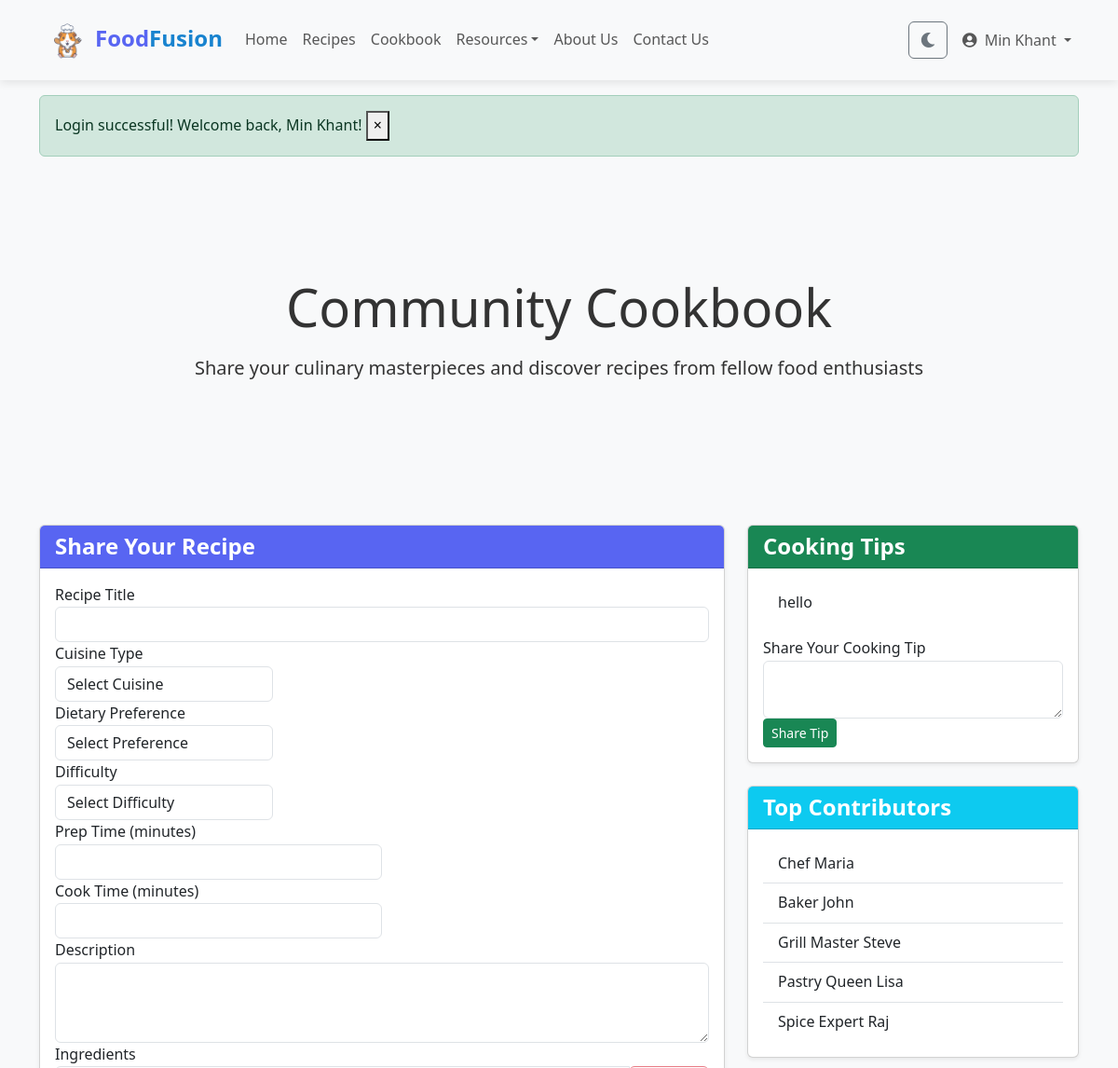
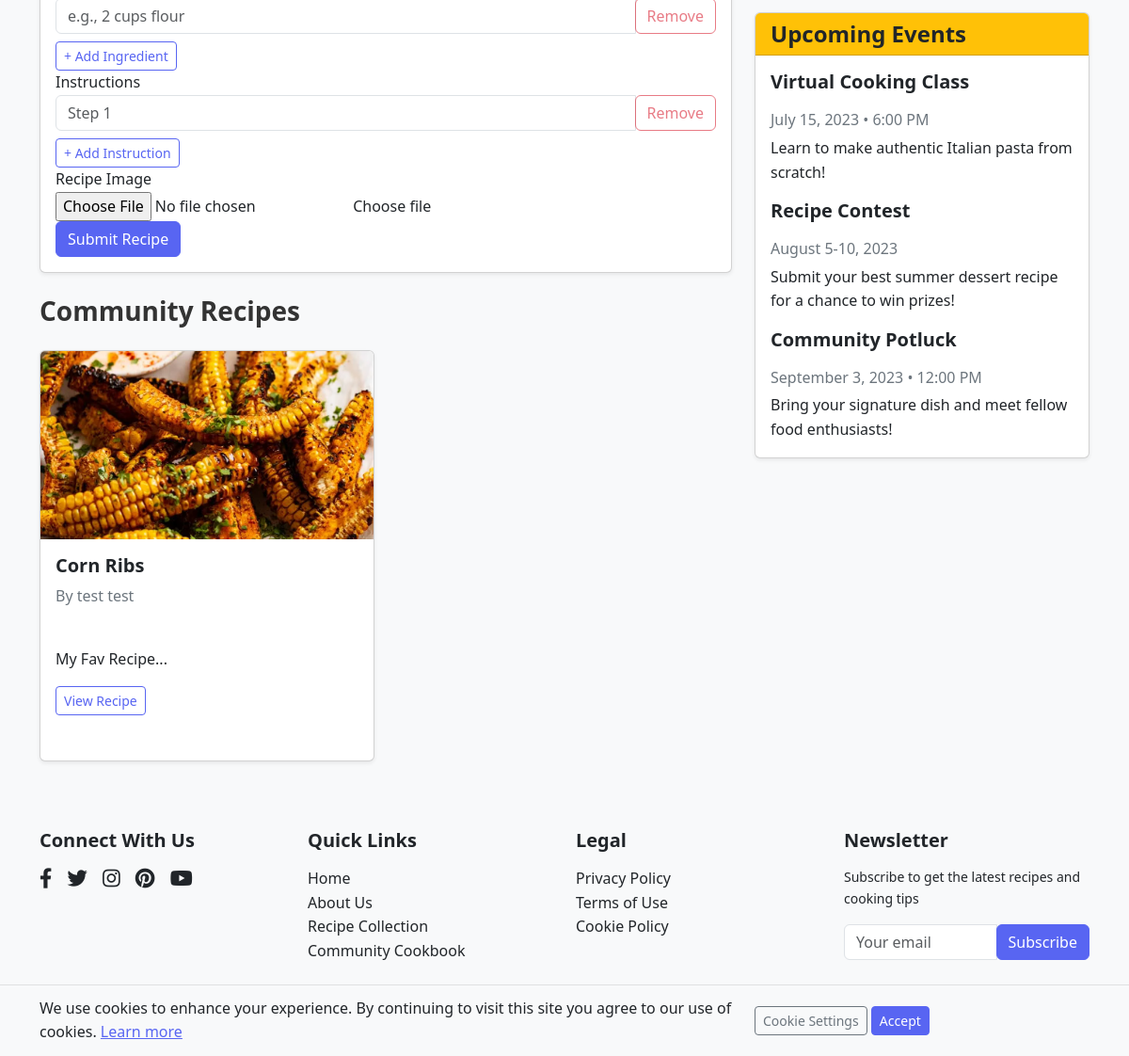
Screenshot of /community.php (signed in) with the database file from the repository (2 pictures, top to bottom).
### tables this page shows
CREATE TABLE `recipes` (
  `id` int(11) NOT NULL,
  `user_id` int(11) DEFAULT NULL,
  `title` varchar(100) NOT NULL,
  `is_community` tinyint(1) NOT NULL DEFAULT 1,
  `description` text NOT NULL,
  `ingredients` text NOT NULL,
  `instructions` text NOT NULL,
  `cuisine_type` varchar(50) NOT NULL,
  `dietary_pref` varchar(50) NOT NULL,
  `difficulty` varchar(20) NOT NULL,
  `prep_time` int(11) NOT NULL,
  `cook_time` int(11) NOT NULL,
  `image_path` varchar(255) DEFAULT NULL,
  `created_at` timestamp NOT NULL DEFAULT current_timestamp()
);

CREATE TABLE `users` (
  `id` int(11) NOT NULL,
  `first_name` varchar(50) NOT NULL,
  `last_name` varchar(50) NOT NULL,
  `email` varchar(100) NOT NULL,
  `password` varchar(255) NOT NULL,
  `created_at` timestamp NOT NULL DEFAULT current_timestamp()
);

CREATE TABLE `cooking_tips` (
  `id` int(11) NOT NULL,
  `user_id` int(11) DEFAULT NULL,
  `tip_content` text NOT NULL,
  `created_at` timestamp NOT NULL DEFAULT current_timestamp()
);

### community.php (the view, shortened to what this page needs)
<?php
require_once 'config/db.php';
$query = "SELECT r.*, u.first_name, u.last_name FROM recipes r
          JOIN users u ON r.user_id = u.id
          WHERE r.is_community = 1
          ORDER BY r.created_at DESC";
$result = mysqli_query($conn, $query);
$tips_query = "SELECT * FROM cooking_tips ORDER BY created_at DESC LIMIT 5";
$tips_result = mysqli_query($conn, $tips_query);
include 'includes/header.php';
?>
<main class="community-page">
    <section class="community-hero">
        <div class="container text-center py-5">
            <h1 class="display-4">Community Cookbook</h1>
            <p class="lead">Share your culinary masterpieces and discover recipes from fellow food enthusiasts</p>
        </div>
    </section>
    <section class="container py-4">
        <div class="row">
            <div class="col-md-8">
                <?php if ($isLoggedIn): ?>
                <div class="card mb-4 shadow-sm">
                    <div class="card-header bg-primary text-white">
                        <h4 class="mb-0">Share Your Recipe</h4>
                    </div>
                    <div class="card-body">
                        <form id="community-recipe-form" action="submit_recipe.php" method="post" enctype="multipart/form-data">
                            <div class="form-group">
                                <label for="recipe-title">Recipe Title</label>
                                <input type="text" class="form-control" id="recipe-title" name="title" required>
                            </div>
                            <div class="form-row">
                                <div class="form-group col-md-4">
                                    <label for="cuisine-type">Cuisine Type</label>
                                    <select class="form-control" id="cuisine-type" name="cuisine_type" required>
                                        <option value="">Select Cuisine</option>
                                    </select>
                                </div>
                                <div class="form-group col-md-4">
                                    <label for="dietary-pref">Dietary Preference</label>
                                    <select class="form-control" id="dietary-pref" name="dietary_pref">
                                        <option value="">Select Preference</option>
                                    </select>
                                </div>
                                <div class="form-group col-md-4">
                                    <label for="difficulty">Difficulty</label>
                                    <select class="form-control" id="difficulty" name="difficulty" required>
                                        <option value="">Select Difficulty</option>
                                    </select>
                                </div>
                            </div>
                            <div class="form-row">
                                <div class="form-group col-md-6">
                                    <label for="prep-time">Prep Time (minutes)</label>
                                    <input type="number" class="form-control" id="prep-time" name="prep_time" min="1" required>
                                </div>
                                <div class="form-group col-md-6">
                                    <label for="cook-time">Cook Time (minutes)</label>
                                    <input type="number" class="form-control" id="cook-time" name="cook_time" min="1" required>
                                </div>
                            </div>
                            <div class="form-group">
                                <label for="recipe-description">Description</label>
                                <textarea class="form-control" id="recipe-description" name="description" rows="3" required></textarea>
                            </div>
                            <div class="form-group">
                                <label>Ingredients</label>
                                <div id="ingredients-container">
                                    <div class="input-group mb-2">
                                        <input type="text" class="form-control" name="ingredients[]" placeholder="e.g., 2 cups flour" required>
                                        <div class="input-group-append">
                                            <button type="button" class="btn btn-outline-danger remove-field" disabled>Remove</button>
                                        </div>
                                    </div>
                                </div>
                                <button type="button" class="btn btn-sm btn-outline-primary" id="add-ingredient">+ Add Ingredient</button>
                            </div>
                            <div class="form-group">
                                <label>Instructions</label>
                                <div id="instructions-container">
                                    <div class="input-group mb-2">
                                        <input type="text" class="form-control" name="instructions[]" placeholder="Step 1" required>
                                        <div class="input-group-append">
                                            <button type="button" class="btn btn-outline-danger remove-field" disabled>Remove</button>
                                        </div>
                                    </div>
                                </div>
                                <button type="button" class="btn btn-sm btn-outline-primary" id="add-instruction">+ Add Instruction</button>
                            </div>
                            <div class="form-group">
                                <label for="recipe-image">Recipe Image</label>
                                <div class="custom-file">
                                    <input type="file" class="custom-file-input" id="recipe-image" name="recipe_image" accept="image/*,application/pdf">
                                    <label class="custom-file-label" for="recipe-image">Choose file</label>
                                </div>
                            </div>
                            <button type="submit" class="btn btn-primary">Submit Recipe</button>
                        </form>
                    </div>
                </div>
                <?php endif; ?>
                <h3 class="mb-4">Community Recipes</h3>
                <div class="row" id="community-recipes">
                    <?php if (mysqli_num_rows($result) > 0): ?>
                        <?php while ($recipe = mysqli_fetch_assoc($result)): ?>
                            <div class="col-md-6 mb-4">
                                <div class="card h-100 shadow-sm recipe-card">
                                    <?php if (!empty($recipe['image_path'])): ?>
                                        <?php $ext = strtolower(pathinfo($recipe['image_path'], PATHINFO_EXTENSION)); ?>
                                        <?php if (in_array($ext, ['jpg','jpeg','png','gif','webp'])): ?>
                                            <img src="<?php echo $recipe['image_path']; ?>" class="card-img-top recipe-img" alt="<?php echo $recipe['title']; ?>">
                                        <?php else: ?>
                                            <div class="p-3">
                                                <a href="<?php echo $recipe['image_path']; ?>" class="btn btn-outline-secondary btn-sm" target="_blank">View File</a>
                                            </div>
                                        <?php endif; ?>
                                    <?php endif; ?>
                                    <div class="card-body">
                                        <h5 class="card-title"><?php echo $recipe['title']; ?></h5>
                                        <p class="card-text text-muted">By <?php echo $recipe['first_name'] . ' ' . $recipe['last_name']; ?></p>
                                        <div class="recipe-meta mb-2">
                                            <span class="badge badge-light"><?php echo $recipe['cuisine_type']; ?></span>
                                            <?php if (!empty($recipe['dietary_pref'])): ?>
                                                <span class="badge badge-light"><?php echo $recipe['dietary_pref']; ?></span>
                                            <?php endif; ?>
                                            <span class="badge badge-<?php
                                                echo $recipe['difficulty'] == 'Easy' ? 'success' :
                                                    ($recipe['difficulty'] == 'Medium' ? 'warning' : 'danger');
                                            ?>">
                                            </span>
                                        </div>
                                        <p class="card-text"><?php echo substr($recipe['description'], 0, 100); ?>...</p>
                                        <a href="recipe.php?id=<?php echo $recipe['id']; ?>" class="btn btn-outline-primary btn-sm">View Recipe</a>
                                    </div>
                                </div>
                            </div>
                        <?php endwhile; ?>
                    <?php endif; ?>
                </div>
            </div>
            <div class="col-md-4">
                <div class="card mb-4 shadow-sm">
                    <div class="card-header bg-success text-white">
                        <h4 class="mb-0">Cooking Tips</h4>
                    </div>
                    <div class="card-body">
                        <ul class="list-group list-group-flush cooking-tips">
                            <?php while ($tip = mysqli_fetch_assoc($tips_result)): ?>
                                <li class="list-group-item">
                                    <p class="mb-0"><?php echo $tip['tip_content']; ?></p>
                                </li>
                            <?php endwhile; ?>
                        </ul>
                        <?php if ($isLoggedIn): ?>
                            <form id="tip-form" class="mt-3" action="submit_tip.php" method="post">
                                <div class="form-group">
                                    <label for="cooking-tip">Share Your Cooking Tip</label>
                                    <textarea class="form-control" id="cooking-tip" name="tip_content" rows="2" required></textarea>
                                </div>
                                <button type="submit" class="btn btn-success btn-sm">Share Tip</button>
                            </form>
                        <?php endif; ?>
                    </div>
                </div>
                <div class="card mb-4 shadow-sm">
                    <div class="card-header bg-info text-white">
                        <h4 class="mb-0">Top Contributors</h4>
                    </div>
                    <div class="card-body">
                        <ul class="list-group list-group-flush">
                            <li class="list-group-item d-flex justify-content-between align-items-center">
                                <span>Chef Maria</span>
                                <span class="badge badge-primary badge-pill">15 recipes</span>
                            </li>
                            <li class="list-group-item d-flex justify-content-between align-items-center">
                                <span>Baker John</span>
                                <span class="badge badge-primary badge-pill">12 recipes</span>
                            </li>
                            <li class="list-group-item d-flex justify-content-between align-items-center">
                                <span>Grill Master Steve</span>
                                <span class="badge badge-primary badge-pill">9 recipes</span>
                            </li>
                            <li class="list-group-item d-flex justify-content-between align-items-center">
                                <span>Pastry Queen Lisa</span>
                                <span class="badge badge-primary badge-pill">7 recipes</span>
                            </li>
                            <li class="list-group-item d-flex justify-content-between align-items-center">
                                <span>Spice Expert Raj</span>
                                <span class="badge badge-primary badge-pill">6 recipes</span>
                            </li>
                        </ul>
                    </div>
                </div>
                <div class="card shadow-sm">
                    <div class="card-header bg-warning text-dark">
                        <h4 class="mb-0">Upcoming Events</h4>
                    </div>
                    <div class="card-body">
                        <div class="event-item mb-3">
                            <h5>Virtual Cooking Class</h5>
                            <p class="text-muted mb-1">July 15, 2023 • 6:00 PM</p>
                            <p class="mb-0">Learn to make authentic Italian pasta from scratch!</p>
                        </div>
                        <div class="event-item mb-3">
                            <h5>Recipe Contest</h5>
                            <p class="text-muted mb-1">August 5-10, 2023</p>
                            <p class="mb-0">Submit your best summer dessert recipe for a chance to win prizes!</p>
                        </div>
                        <div class="event-item">
                            <h5>Community Potluck</h5>
                            <p class="text-muted mb-1">September 3, 2023 • 12:00 PM</p>
                            <p class="mb-0">Bring your signature dish and meet fellow food enthusiasts!</p>
                        </div>
                    </div>
                </div>
            </div>
        </div>
    </section>
</main>
<?php include 'includes/footer.php'; ?>

### assets/css/style.css (style rules this page uses)
:root { --primary-color: #5865f2; --secondary-color: rgba(24, 131, 207, 1); --dark-color: rgb(25, 27, 41); --light-color: #f9f9f9; --success-color: #6ab04c; --warning-color: #f0932b; --danger-color: #eb4d4b; }
body { font-family: "Segoe UI", Tahoma, Geneva, Verdana, sans-serif; line-height: 1.6; color: #333; background-color: #f8f9fa; }
h1, h2, h3, h4, h5, h6 { font-weight: 700; margin-bottom: 1rem; }
a { color: var(--primary-color); transition: all 0.3s ease; }
.btn-primary { background-color: var(--primary-color); border-color: var(--primary-color); }
.btn-outline-primary { color: var(--primary-color); border-color: var(--primary-color); }
.bg-primary { background-color: var(--primary-color) !important; }
section { padding: 4rem 0; }
.text-muted { color: #6c757d !important; }
.card { background: #fff; }
.recipe-card { margin-bottom: 2rem; box-shadow: 0 5px 15px rgba(0, 0, 0, 0.1); transition: transform 0.3s ease; height: 100%; }
.recipe-card .card-img-top { height: 200px; object-fit: cover; }
.recipe-meta { display: flex; justify-content: space-between; margin: 1rem 0; font-size: 0.85rem; color: #666; }

### includes/header.php (style rules this page uses)
:root { --primary-color: #5865F2; --secondary-color: rgba(24, 131, 207, 1) }
.btn-primary { background-color: var(--primary-color); border-color: var(--primary-color); }
.btn-outline-primary { color: var(--primary-color); border-color: var(--primary-color); }
.bg-primary { background-color: var(--primary-color) !important; }

### rows the page displays
recipes: image_path (picture), title "Corn Ribs", user.first_name "test", user.last_name "test", description "My Fav Recipe"
cooking_tips: tip_content "hello"

### other values shown
$_SESSION['first_name'] "Min Khant"
$_SESSION['message'] "Login successful! Welcome back, Min Khant!"
